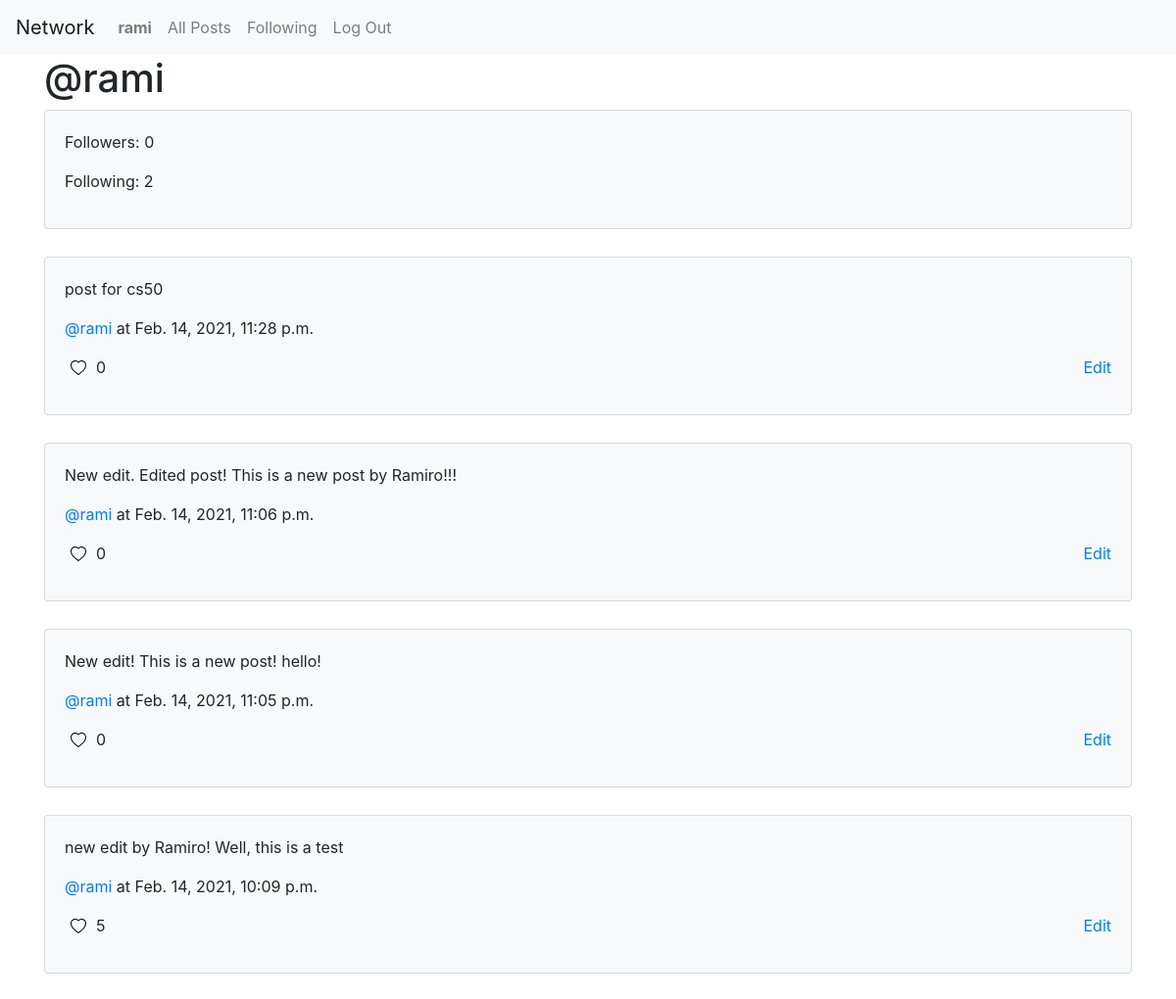
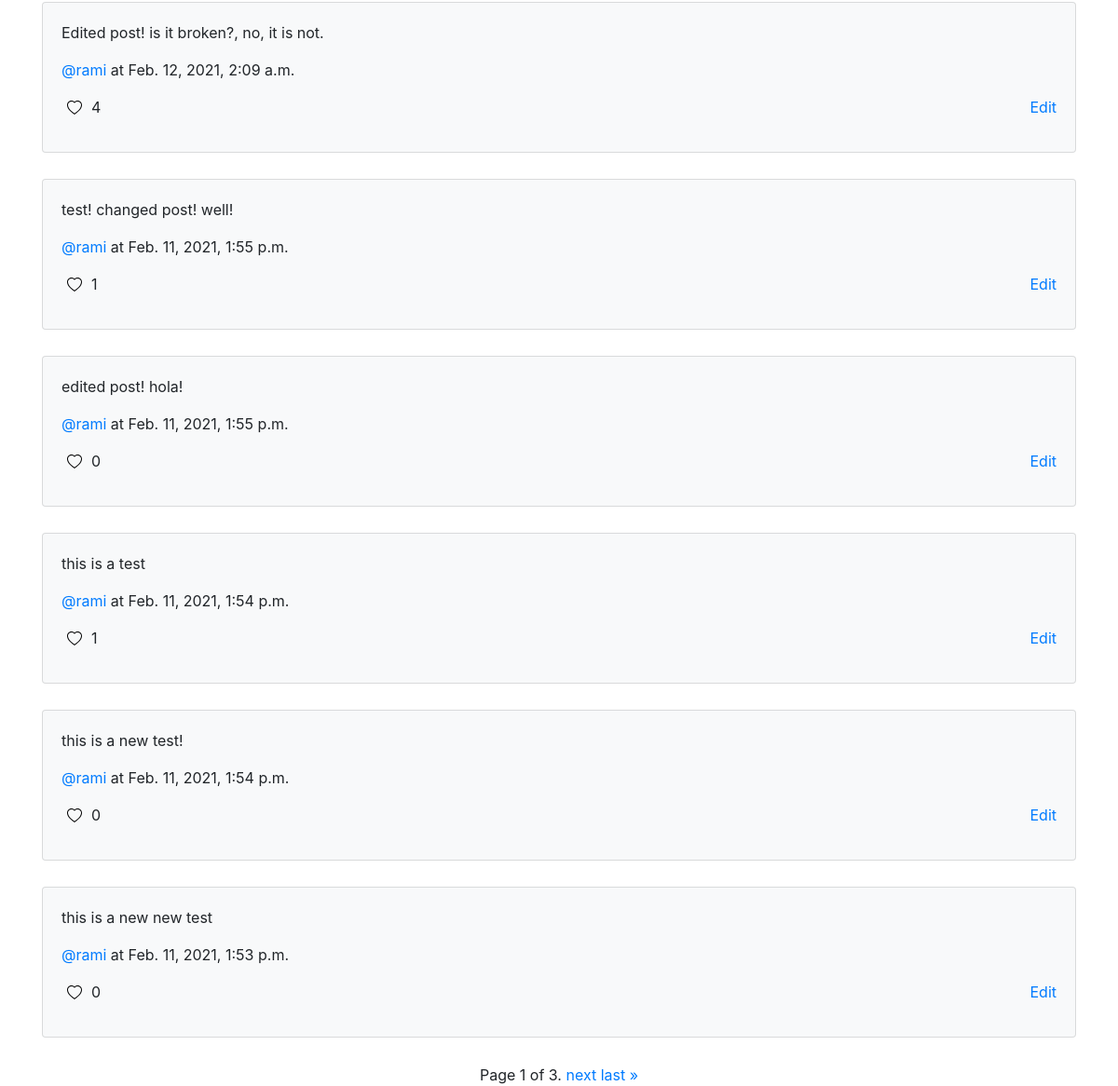
The page /user/1/ (signed in) on the database as committed earlier (2 pictures, top to bottom).
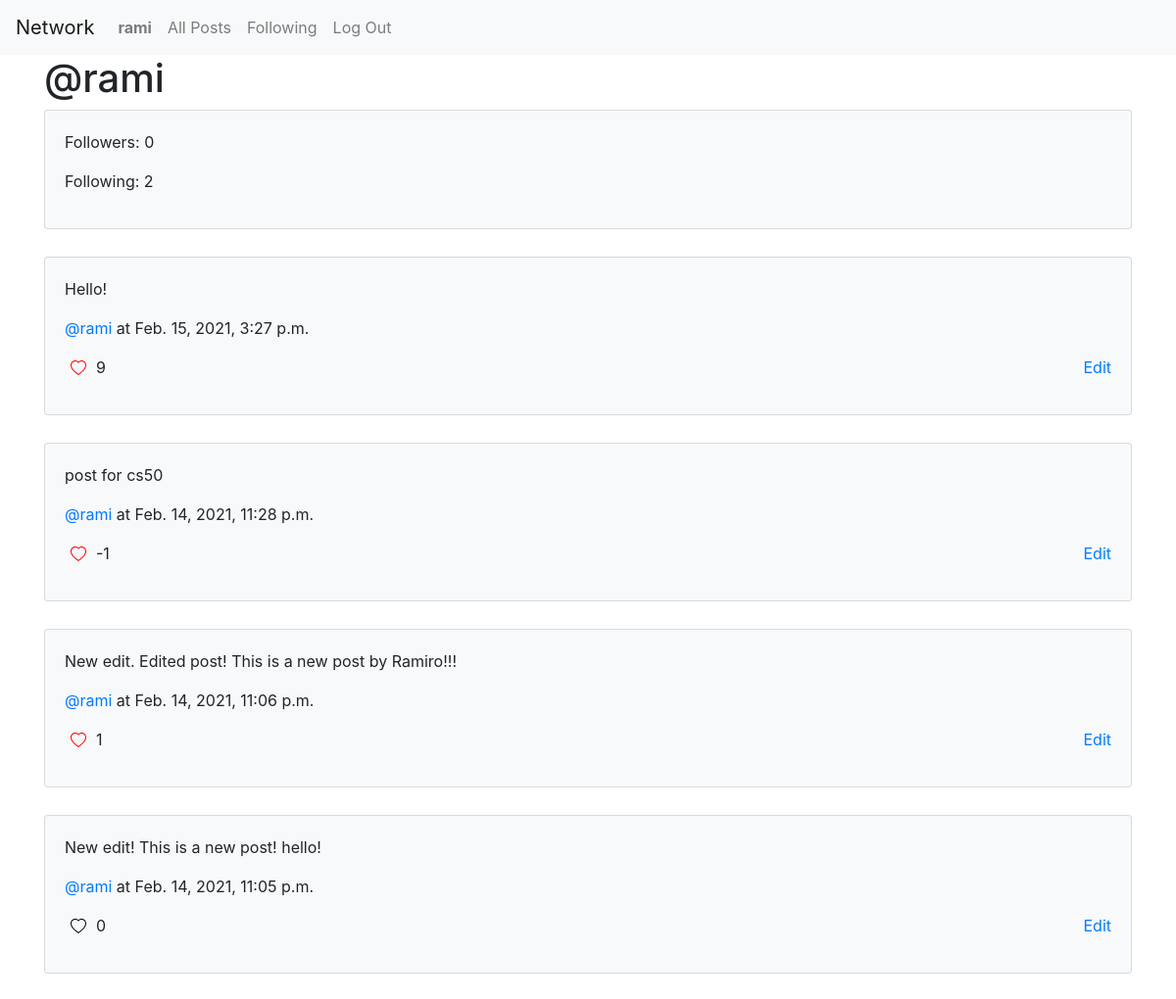
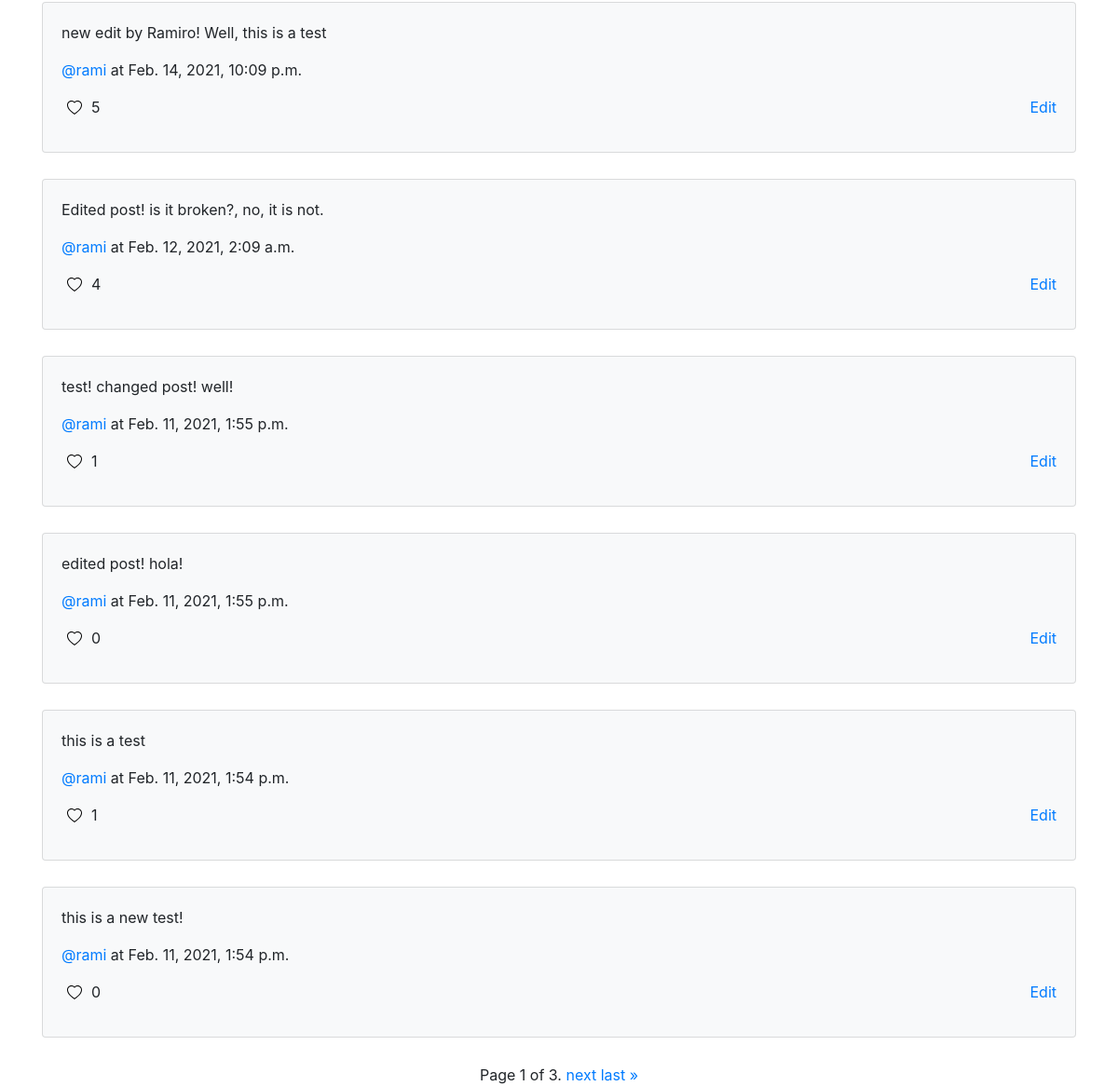
The same page on the database as committed later (2 pictures, top to bottom).
### network/models.py (models this page shows, shortened)
class User(AbstractUser):
    pass

class Post(models.Model):
    author = models.ForeignKey('User', on_delete=models.CASCADE, blank=True, null=True)
    body = models.TextField(blank=True, null=True)
    created = models.DateTimeField(auto_now_add=True)
    updated = models.DateTimeField(auto_now=True, null=True, blank=True)
    liked = models.BooleanField(default=False)
    total_likes = models.IntegerField(default=0)
    user_who_liked = models.ManyToManyField('User', blank=True, related_name="user_liked")
    class Meta:
        ordering = ('-created',)

### network/views.py (the view, shortened to what this page needs)
# urls.py: path("user/<str:author>/", views.user_list, name="user_list"),
@login_required
def user_list(request, author):
    author = User.objects.get(id=author)
    posts = Post.objects.filter(author=author)
    user = request.user
    button = "Follow" if Author.objects.filter(user_from=request.user, user_to=author).count() == 0 else "Unfollow"
    for post in posts:
        post.liked = Like.objects.filter(who_liked_it=user, post=post).exists()
        post.save()
    p = Paginator(posts, 10)
    page_number = request.GET.get('page')
    page_obj = p.get_page(page_number)
    args = {
        "followers": Author.objects.filter(user_to=author).count(),
        "following": Author.objects.filter(user_from=author).count(),
        "page_obj": page_obj,
        "author": author,
        "button": button,
        "user":user
    }
    return render(request, 'network/user/list.html', args)

### network/templates/network/user/list.html (shortened to what this page needs)
{% extends "network/layout.html" %}
{% block body %}
<div class="container mb-4">
    <h1>@{{ author }}</h1>
    <div class="row">
        <div class="col-sm">
            <div class="card bg-light mb-1">
                <div class="card-body">
                    <p class="card-text">Followers: {{ followers }}</p>
                    <p class="card-text">Following: {{ following }}</p>
                </div>
            </div>
        </div>
    </div>
</div>
{% for post in page_obj %}
<div class="container">
    <div class="row">
        <div class="col-sm">
            <div class="card bg-light mb-1">
                        <div class="card-body" id="post_card-{{post.id}}">
                        <p class="card-text" id="post_body-{{post.id}}">{{ post.body }}</p>
                        <p class="card-text"><a href="{% url 'user_list' post.author.id %}">@{{ post.author}}</a> at {{ post.created }}</p>
                        <form action="{% url 'liketoggle' post.id %}" method="post">
                            <button class="card-text float-left no-border" type="submit">
                                <svg id="liker-{{ post.id }}" onclick="post_liker('{{post.id}}')" xmlns="http://www.w3.org/2000/svg" width="20" height="20" fill="{% if post.liked %}red{% else %}black{% endif %}" class="bi bi-heart" viewBox="0 0 20 20">
                                <path d="M8 2.748l-.717-.737C5.6.281 2.514.878 1.4 3.053c-.523 1.023-.641 2.5.314 4.385.92 1.815 2.834 3.989 6.286 6.357 3.452-2.368 5.365-4.542 6.286-6.357.955-1.886.838-3.362.314-4.385C13.486.878 10.4.28 8.717 2.01L8 2.748zM8 15C-7.333 4.868 3.279-3.04 7.824 1.143c.06.055.119.112.176.171a3.12 3.12 0 0 1 .176-.17C12.72-3.042 23.333 4.867 8 15z"/>
                                </svg>
                            </button>
                        </form>
                        <p class="card-text float-left" id="count_likes-{{ post.id }}">{{ post.total_likes }}</p>
                          {% if request.user == post.author %}
                        <div id="edit-{{ post.id }}" onclick="postedit('{{post.id }}')">
                        <a href="#" class="card-link float-right" id="edit_button-{{post.id}}">Edit</a>
                        </div>
                          {% endif %}
                    </div>
            </div>
        </div>
    </div>
</div>
<br>
{% endfor %}
<div class="pagination justify-content-center">
    <span class="step-links">
        <span class="current">
            Page {{ page_obj.number }} of {{ page_obj.paginator.num_pages }}.
        </span>
        {% if page_obj.has_next %}
            <a href="?page={{ page_obj.next_page_number }}">next</a>
            <a href="?page={{ page_obj.paginator.num_pages }}">last &raquo;</a>
        {% endif %}
    </span>
</div>
{% endblock %}

### network/templates/network/layout.html (shortened to what this page needs)
{% load static %}
<!DOCTYPE html>
<html lang="en">
    <head>
        <link rel="stylesheet" href="https://stackpath.bootstrapcdn.com/bootstrap/4.4.1/css/bootstrap.min.css">
        <link href="{% static 'network/styles.css' %}" rel="stylesheet">
    </head>
    <body>
        <nav class="navbar navbar-expand-lg navbar-light bg-light">
            <a class="navbar-brand" href="#">Network</a>
            <div>
              <ul class="navbar-nav mr-auto">
                {% if user.is_authenticated %}
                    <li class="nav-item">
                        <a class="nav-link" href="#"><strong>{{ user.username }}</strong></a>
                    </li>
                {% endif %}
                <li class="nav-item">
                  <a class="nav-link" href="{% url 'allposts' %}">All Posts</a>
                </li>
                {% if user.is_authenticated %}
                    <li class="nav-item">
                        <a class="nav-link" href="{% url 'following' %}">Following</a>
                    </li>
                    <li class="nav-item">
                        <a class="nav-link" href="{% url 'logout' %}">Log Out</a>
                    </li>
                {% endif %}
              </ul>
            </div>
          </nav>
        <div class="body">
            {% block body %}
            {% endblock %}
        </div>
    </body>
</html>

### network/static/network/styles.css (style rules this page uses)
.no-border { border: 0; background-color: transparent !important; }

Rows that differ between the two databases and show on the page:
no longer on this page (row edited): Post: body "this is a new new test", author "rami", created "Feb. 11, 2021, 1:53 p.m.", liked False (drawn), total_likes "0"
added Post: body "Hello!", author "rami", created "Feb. 15, 2021, 3:27 p.m.", liked True (drawn), total_likes "9"
changed Post "post for cs50": total_likes "0" → "-1"
changed Post "New edit. Edited post! This is a new post by Ramiro!!!": total_likes "0" → "1"
